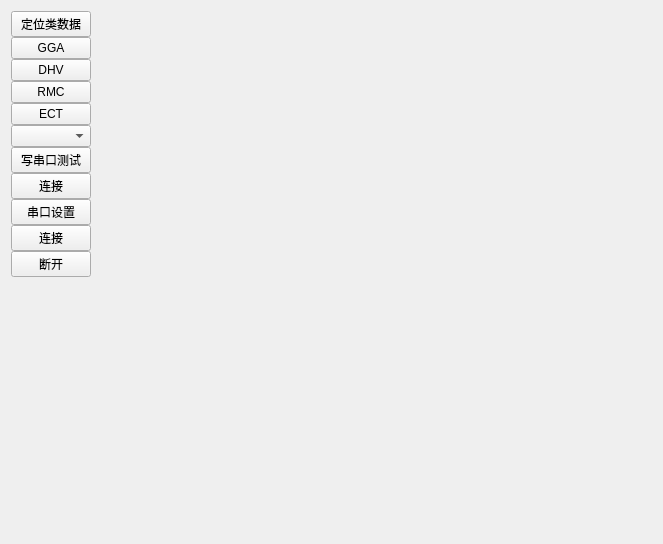
<?xml version="1.0" encoding="UTF-8"?>
<ui version="4.0">
 <class>CentralWidget</class>
 <widget class="QWidget" name="CentralWidget">
  <property name="geometry">
   <rect>
    <x>0</x>
    <y>0</y>
    <width>663</width>
    <height>544</height>
   </rect>
  </property>
  <property name="windowTitle">
   <string>多线程无边框串口demo</string>
  </property>
  <property name="styleSheet">
   <string notr="true"/>
  </property>
  <layout class="QGridLayout" name="gridLayout">
   <item row="0" column="0">
    <widget class="QWidget" name="sideBarWidget" native="true">
     <property name="class" stdset="0">
      <string>SideBarWidget</string>
     </property>
     <layout class="QVBoxLayout" name="verticalLayout">
      <property name="spacing">
       <number>0</number>
      </property>
      <property name="leftMargin">
       <number>0</number>
      </property>
      <property name="topMargin">
       <number>0</number>
      </property>
      <property name="rightMargin">
       <number>0</number>
      </property>
      <property name="bottomMargin">
       <number>0</number>
      </property>
      <item>
       <widget class="QPushButton" name="groupButton1">
        <property name="text">
         <string>定位类数据</string>
        </property>
        <property name="flat">
         <bool>false</bool>
        </property>
        <property name="class" stdset="0">
         <string>GroupButton</string>
        </property>
        <property name="groupName" stdset="0">
         <string>one</string>
        </property>
       </widget>
      </item>
      <item>
       <widget class="QPushButton" name="itemButton1">
        <property name="text">
         <string>GGA</string>
        </property>
        <property name="flat">
         <bool>false</bool>
        </property>
        <property name="class" stdset="0">
         <string>GroupItemButton</string>
        </property>
        <property name="groupName" stdset="0">
         <string>one</string>
        </property>
       </widget>
      </item>
      <item>
       <widget class="QPushButton" name="itemButton2">
        <property name="text">
         <string>DHV</string>
        </property>
        <property name="flat">
         <bool>false</bool>
        </property>
        <property name="class" stdset="0">
         <string>GroupItemButton</string>
        </property>
        <property name="groupName" stdset="0">
         <string>one</string>
        </property>
       </widget>
      </item>
      <item>
       <widget class="QPushButton" name="itemButton3">
        <property name="text">
         <string>RMC</string>
        </property>
        <property name="flat">
         <bool>false</bool>
        </property>
        <property name="class" stdset="0">
         <string>GroupItemButton</string>
        </property>
        <property name="groupName" stdset="0">
         <string>one</string>
        </property>
       </widget>
      </item>
      <item>
       <widget class="QPushButton" name="itemButton4">
        <property name="text">
         <string>ECT</string>
        </property>
        <property name="flat">
         <bool>false</bool>
        </property>
        <property name="class" stdset="0">
         <string>GroupItemButton</string>
        </property>
        <property name="groupName" stdset="0">
         <string>one</string>
        </property>
       </widget>
      </item>
      <item>
       <widget class="QComboBox" name="comboBox"/>
      </item>
      <item>
       <widget class="QPushButton" name="pushButton">
        <property name="text">
         <string>写串口测试</string>
        </property>
       </widget>
      </item>
      <item>
       <widget class="QPushButton" name="groupButton2">
        <property name="text">
         <string>连接</string>
        </property>
        <property name="flat">
         <bool>false</bool>
        </property>
        <property name="class" stdset="0">
         <string>GroupButton</string>
        </property>
        <property name="groupName" stdset="0">
         <string>two</string>
        </property>
       </widget>
      </item>
      <item>
       <widget class="QPushButton" name="itemButton15">
        <property name="text">
         <string>串口设置</string>
        </property>
        <property name="flat">
         <bool>false</bool>
        </property>
        <property name="class" stdset="0">
         <string>GroupItemButton</string>
        </property>
        <property name="groupName" stdset="0">
         <string>two</string>
        </property>
       </widget>
      </item>
      <item>
       <widget class="QPushButton" name="itemButton16">
        <property name="text">
         <string>连接</string>
        </property>
        <property name="flat">
         <bool>false</bool>
        </property>
        <property name="class" stdset="0">
         <string>GroupItemButton</string>
        </property>
        <property name="groupName" stdset="0">
         <string>two</string>
        </property>
       </widget>
      </item>
      <item>
       <widget class="QPushButton" name="itemButton17">
        <property name="text">
         <string>断开</string>
        </property>
        <property name="flat">
         <bool>false</bool>
        </property>
        <property name="class" stdset="0">
         <string>GroupItemButton</string>
        </property>
        <property name="groupName" stdset="0">
         <string>two</string>
        </property>
       </widget>
      </item>
      <item>
       <spacer name="verticalSpacer">
        <property name="orientation">
         <enum>Qt::Vertical</enum>
        </property>
        <property name="sizeHint" stdset="0">
         <size>
          <width>20</width>
          <height>40</height>
         </size>
        </property>
       </spacer>
      </item>
     </layout>
    </widget>
   </item>
   <item row="0" column="1">
    <widget class="QStackedWidget" name="contentStackedWidget">
     <property name="currentIndex">
      <number>0</number>
     </property>
     <property name="class" stdset="0">
      <string>ContentStackedWidget</string>
     </property>
     <widget class="QWidget" name="page">
      <layout class="QVBoxLayout" name="verticalLayout_3"/>
     </widget>
    </widget>
   </item>
  </layout>
 </widget>
 <layoutdefault spacing="6" margin="11"/>
 <resources/>
 <connections/>
</ui>
